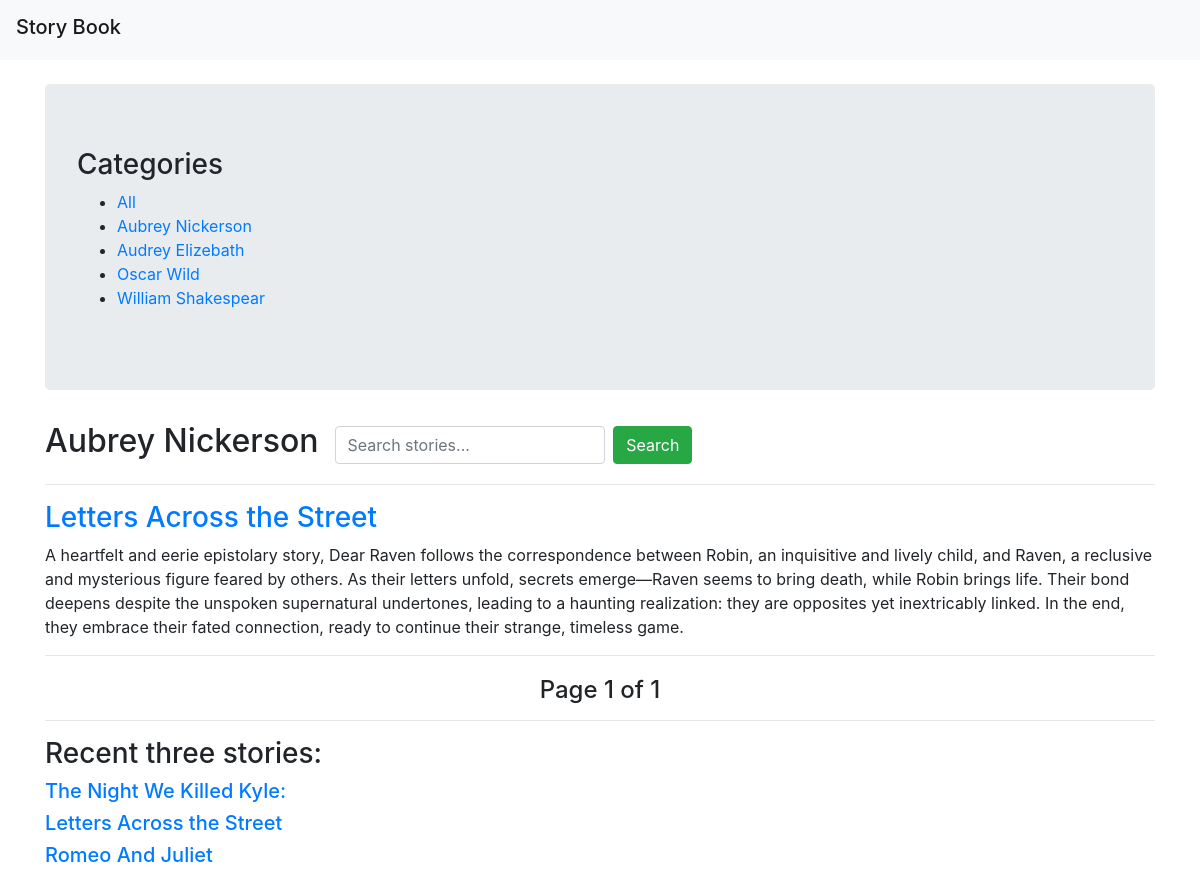
Screenshot of /category/Aubrey-Nickerson/ with the database file from the repository.
### book/models.py (models this page shows, shortened)
class Category(models.Model):
    name = models.CharField(max_length=150, db_index=True)
    slug = models.SlugField(unique=True)
    class Meta:
        ordering = ('name',)

class Story(models.Model):
    category = models.ForeignKey(Category, on_delete=models.CASCADE, related_name="stories")
    title = models.CharField(max_length=150)
    description = models.TextField(blank=True, null=True)
    body = models.TextField()
    published_at = models.DateTimeField(auto_now_add=True)
    class Meta:
        ordering = ('-published_at',)
    def get_absolute_url(self):
        return reverse('book:story_detail', args=[self.id])

### book/views.py (the view)
# urls.py: path('', views.story_list, name='story_list'),
def story_list(request, category_slug=None):
    category = None
    categories = Category.objects.all()
    stories = Story.objects.all()
    if category_slug:
        category = get_object_or_404(Category, slug=category_slug)
        stories = stories.filter(category=category)
    paginator = Paginator(stories, 4)  # 4 stories per page
    page = request.GET.get('page')
    stories = paginator.get_page(page)
    all_story=list(Story.objects.all())
    recent_story=all_story[:3]
    return render(request, 'book/story_list.html', {
        'categories': categories,
        'stories': stories,
        'category': category,
        'page': page,
        'recent_story':recent_story,
    })

### book/templates/book/story_list.html (shortened to what this page needs)
{% extends 'base.html' %}
{% block body %}
<div class="jumbotron">
    <h3>Categories</h3>
    <ul>
        <li><a href="{% url 'book:story_list' %}">All</a></li>
        {% for category in categories %}
            <li>
                <a href="{% url 'book:story_category' category.slug %}">{{ category.name }}</a>
            </li>
        {% endfor %}
    </ul>
</div>
<div class="d-flex align-items-center mb-3">
    <h2 class="mr-3">{% if category %}{{ category.name }}{% else %}All Stories{% endif %}</h2>
    <form action="{% url 'book:search_story' %}" method="get" class="d-flex">
        <input type="text" name="search" class="form-control mr-2" placeholder="Search stories..." style="width: 75%;">
        <button type="submit" class="btn btn-success">Search</button>
    </form>
</div>
<hr>
{% for story in stories %}
    <div class="mt-3">
        <h3><a href="{{ story.get_absolute_url }}">{{ story.title }}</a></h3>
        <p>{{ story.description }}</p>
    </div>
{% endfor %}
<hr>
<h4 style="display: flex; justify-content: center; align-items: center; margin-top: 20px;">
    {% include 'pagination.html' with page=stories %}
</h4>
<hr>
<h3>Recent three stories:</h3>
{% for x in recent_story %}
<h5><a href="{{ story.get_absolute_url }}">{{ x.title }}</a></h5>
{% endfor %}
{% endblock %}

### rows the page displays
Category: name "Aubrey Nickerson"
Category: name "Audrey Elizebath"
Category: name "Oscar Wild"
Category: name "William Shakespear"
Story: title "Letters Across the Street", description "A heartfelt and eerie epistolary story, Dear Raven follows the correspondence between Robin, an inquisitive and lively child, and Raven, a reclusive and mysterious figure feared by others. As their letters unfold, secrets emerge—Raven seems to bring death, while Robin brings life. Their bond deepens despite the unspoken supernatural undertones, leading to a haunting realization: they are opposites yet inextricably linked. In the end, they embrace their fated connection, ready to continue their strange, timeless game."
Story: title "The Night We Killed Kyle:"
Story: title "Romeo And Juliet"

### other values shown
{{ page.number }} "1"
{{ page.paginator.num_pages }} "1"
